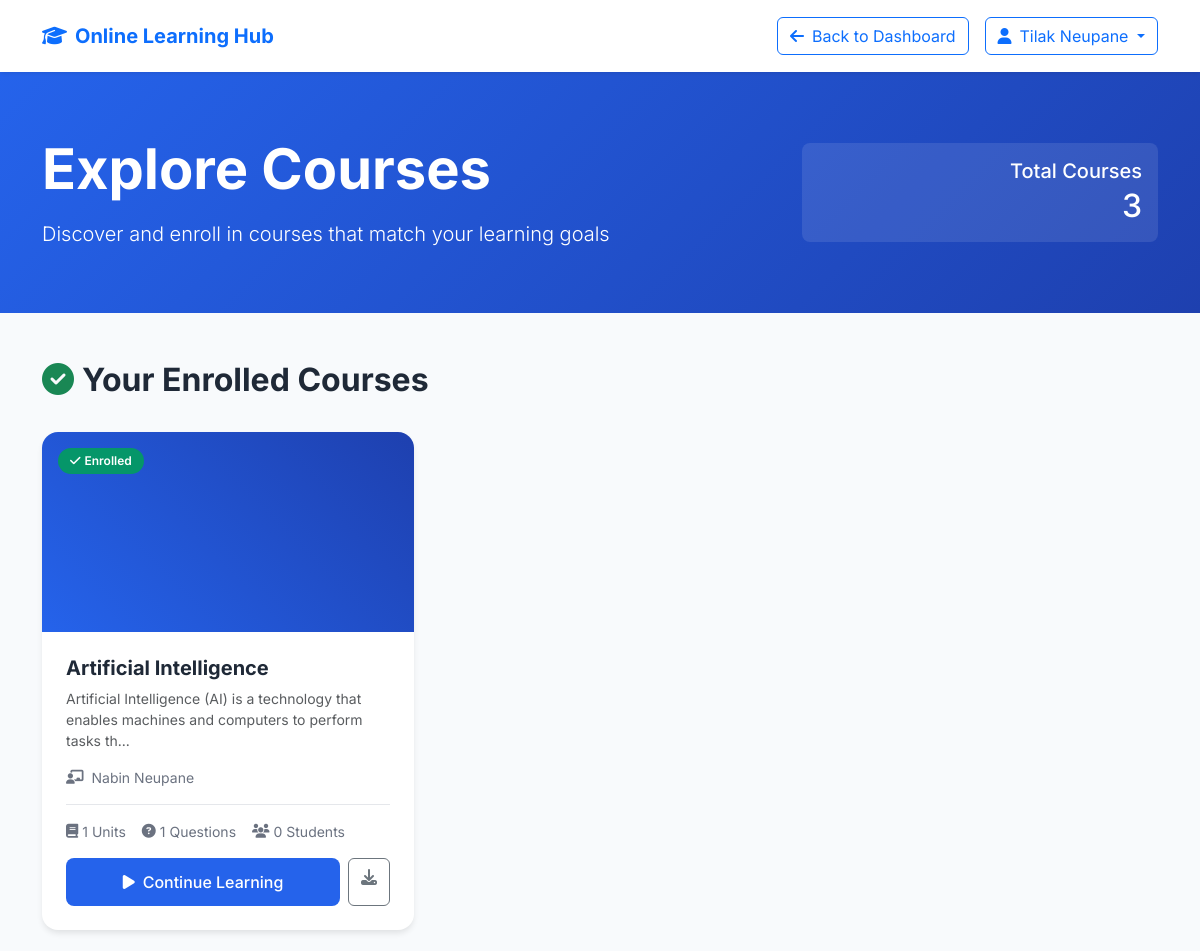
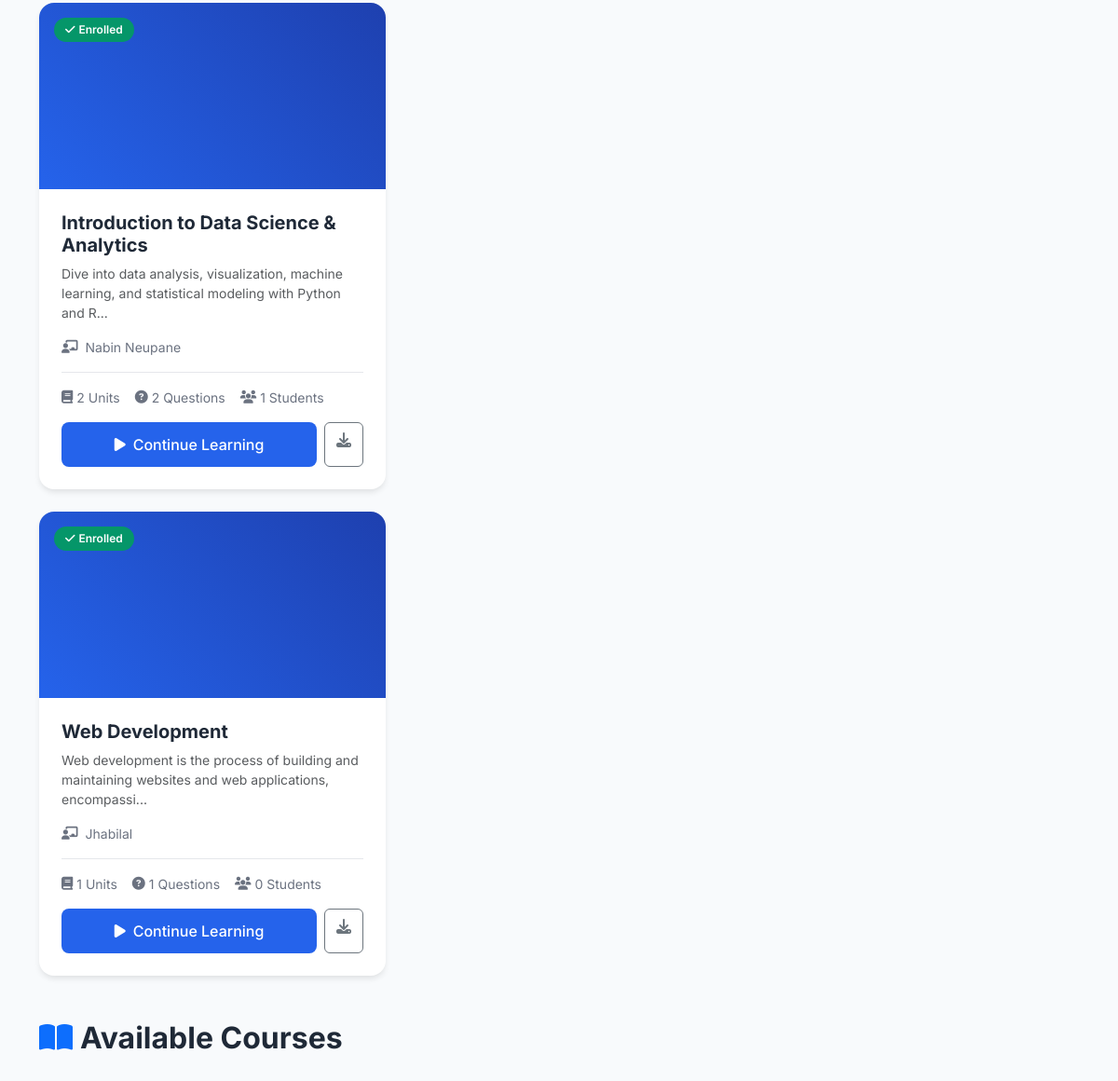
The page /Courses/courses.php (signed in) on the database its author committed (2 pictures, top to bottom).
### tables this page shows
CREATE TABLE `courses` (
  `course_id` int(11) NOT NULL,
  `instructor_id` int(11) NOT NULL,
  `category_id` int(11) DEFAULT NULL,
  `title` varchar(200) NOT NULL,
  `description` text DEFAULT NULL,
  `short_description` varchar(500) DEFAULT NULL,
  `thumbnail` varchar(255) DEFAULT NULL,
  `price` decimal(10,2) DEFAULT 0.00,
  `duration_hours` int(11) DEFAULT NULL,
  `difficulty_level` enum('beginner','intermediate','advanced') DEFAULT 'beginner',
  `status` enum('draft','published','archived') DEFAULT 'draft',
  `featured` tinyint(1) DEFAULT 0,
  `created_at` timestamp NOT NULL DEFAULT current_timestamp(),
  `updated_at` timestamp NOT NULL DEFAULT current_timestamp() ON UPDATE current_timestamp()
);

CREATE TABLE `instructor` (
  `instructor_id` int(11) NOT NULL,
  `name` varchar(100) NOT NULL,
  `email` varchar(150) NOT NULL,
  `password` varchar(255) NOT NULL,
  `phone` varchar(20) DEFAULT NULL,
  `bio` text DEFAULT NULL,
  `expertise` varchar(255) DEFAULT NULL,
  `profile_image` varchar(255) DEFAULT NULL,
  `status` enum('active','inactive','suspended') DEFAULT 'active',
  `created_at` timestamp NOT NULL DEFAULT current_timestamp(),
  `updated_at` timestamp NOT NULL DEFAULT current_timestamp() ON UPDATE current_timestamp()
);

### Courses/courses.php (the view, shortened to what this page needs)
<?php
$db = getDB();
$student_id = $_SESSION['user_id'];
$student_name = $_SESSION['name'];
$enrolled_courses = [];
try {
    $stmt = $db->prepare("SELECT course_id FROM enrollments WHERE student_id = ?");
    if ($stmt) {
        $stmt->bind_param("i", $student_id);
        $stmt->execute();
        $result = $stmt->get_result();
        while ($row = $result->fetch_assoc()) {
            $enrolled_courses[] = $row['course_id'];
        }
    }
} catch (Exception $e) {
    $enrolled_courses = [];
}
try {
    $courses_query = "SELECT c.*,
                            i.name as instructor,
                            cat.name as category_name,
                            cat.color as category_color,
                            COUNT(DISTINCT cu.unit_id) as unit_count,
                            COUNT(DISTINCT uq.question_id) as question_count,
                            COUNT(DISTINCT e.student_id) as enrolled_count
                     FROM courses c
                     LEFT JOIN instructor i ON c.instructor_id = i.instructor_id
                     LEFT JOIN categories cat ON c.category_id = cat.category_id
                     LEFT JOIN course_units cu ON c.course_id = cu.course_id
                     LEFT JOIN unit_questions uq ON cu.unit_id = uq.unit_id AND uq.is_active = 1
                     LEFT JOIN enrollments e ON c.course_id = e.course_id AND e.status = 'active'
                     GROUP BY c.course_id
                     ORDER BY c.created_at DESC";
    $result = $db->query($courses_query);
    $courses = [];
    if ($result) {
        while ($row = $result->fetch_assoc()) {
            $row['unit_count'] = (int)($row['unit_count'] ?? 0);
            $row['question_count'] = (int)($row['question_count'] ?? 0);
            $row['enrolled_count'] = (int)($row['enrolled_count'] ?? 0);
            $courses[] = $row;
        }
    }
} catch (Exception $e) {
    $courses = [];
}
?>
<!DOCTYPE html>
<html lang="en">
<head>
  <link href="https://cdn.jsdelivr.net/npm/bootstrap@5.3.3/dist/css/bootstrap.min.css" rel="stylesheet">
  <link rel="stylesheet" href="https://cdnjs.cloudflare.com/ajax/libs/font-awesome/6.5.0/css/all.min.css">
</head>
<body>
  <nav class="navbar navbar-expand-lg navbar-custom">
    <div class="container">
      <a class="navbar-brand fw-bold text-primary" href="../index.php">
        <i class="fas fa-graduation-cap me-2"></i>Online Learning Hub
      </a>
      <div class="d-flex align-items-center">
        <a href="../Student/student_dashboard.php" class="btn btn-outline-primary me-3">
          <i class="fas fa-arrow-left me-2"></i>Back to Dashboard
        </a>
        <div class="dropdown">
          <button class="btn btn-outline-primary dropdown-toggle" type="button" data-bs-toggle="dropdown">
            <i class="fas fa-user me-2"></i><?php echo htmlspecialchars($student_name); ?>
          </button>
        </div>
      </div>
    </div>
  </nav>
  <section class="hero-section">
    <div class="container">
      <div class="row align-items-center">
        <div class="col-md-8">
          <h1 class="display-4 fw-bold mb-3">Explore Courses</h1>
          <p class="lead mb-0">Discover and enroll in courses that match your learning goals</p>
        </div>
        <div class="col-md-4 text-md-end">
          <div class="bg-white bg-opacity-10 rounded-3 p-3">
            <h5 class="mb-1">Total Courses</h5>
            <h2 class="mb-0"><?php echo count($courses); ?></h2>
          </div>
        </div>
      </div>
    </div>
  </section>
  <div class="container">
    <section class="mb-5">
      <h2 class="section-title">
        <i class="fas fa-check-circle text-success me-2"></i>Your Enrolled Courses
      </h2>
      <?php
      foreach ($courses as $course):
        if (in_array($course['course_id'], $enrolled_courses)):
      ?>
        <div class="col-lg-4 col-md-6 mb-4">
          <div class="course-card">
            <div class="course-thumbnail">
              <div class="enrolled-badge">
                <i class="fas fa-check me-1"></i>Enrolled
              </div>
            </div>
            <div class="card-body p-4">
              <h5 class="card-title fw-bold mb-2"><?php echo htmlspecialchars($course['title']); ?></h5>
              <p class="card-text text-muted small mb-3"><?php echo substr(htmlspecialchars($course['description'] ?? ''), 0, 100) . (strlen($course['description'] ?? '') > 100 ? '...' : ''); ?></p>
              <div class="instructor-info mb-3">
                <i class="fas fa-chalkboard-teacher"></i>
                <span><?php echo htmlspecialchars($course['instructor'] ?? 'Unknown Instructor'); ?></span>
              </div>
              <div class="course-stats">
                <div class="stat-item">
                  <i class="fas fa-book"></i>
                  <span><?php echo $course['unit_count']; ?> Units</span>
                </div>
                <div class="stat-item">
                  <i class="fas fa-question-circle"></i>
                  <span><?php echo $course['question_count']; ?> Questions</span>
                </div>
                <div class="stat-item">
                  <i class="fas fa-users"></i>
                  <span><?php echo $course['enrolled_count']; ?> Students</span>
                </div>
              </div>
              <div class="d-flex gap-2 mt-3">
                <a href="course_view.php?course_id=<?php echo $course['course_id']; ?>" class="btn btn-primary flex-fill">
                  <i class="fas fa-play me-2"></i>Continue Learning
                </a>
                <a href="../Student/download_materials.php?course_id=<?php echo $course['course_id']; ?>" class="btn btn-outline-secondary">
                  <i class="fas fa-download"></i>
                </a>
              </div>
            </div>
          </div>
        </div>
      <?php endif; endforeach; ?>
    </section>
    <section>
      <h2 class="section-title">
        <i class="fas fa-book-open text-primary me-2"></i>Available Courses
      </h2>
    </section>
  </div>
</body>
</html>

### Courses/courses.php (style rules this page uses)
:root { --primary-color: #2563eb; --secondary-color: #1e40af; --success-color: #059669; --warning-color: #d97706; --danger-color: #dc2626; --dark-color: #1f2937; --light-color: #f8fafc; --text-primary: #1f2937; --text-secondary: #6b7280; --border-color: #e5e7eb; }
body { font-family: 'Inter', -apple-system, BlinkMacSystemFont, sans-serif; background-color: var(--light-color); color: var(--text-primary); }
.navbar-custom { background: white; box-shadow: 0 2px 4px -1px rgba(0, 0, 0, 0.1); padding: 1rem 0; }
.hero-section { background: linear-gradient(135deg, var(--primary-color) 0%, var(--secondary-color) 100%); color: white; padding: 4rem 0; margin-bottom: 3rem; }
.course-card { background: white; border-radius: 16px; box-shadow: 0 4px 6px -1px rgba(0, 0, 0, 0.1); border: none; transition: all 0.3s ease; overflow: hidden; height: 100%; }
.course-thumbnail { height: 200px; background: linear-gradient(45deg, var(--primary-color), var(--secondary-color)); position: relative; overflow: hidden; }
.btn-primary { background: var(--primary-color); border: none; border-radius: 8px; padding: 12px 24px; font-weight: 500; transition: all 0.3s ease; }
.section-title { font-size: 2rem; font-weight: 700; margin-bottom: 2rem; color: var(--text-primary); }
.instructor-info { display: flex; align-items: center; gap: 0.5rem; color: var(--text-secondary); font-size: 0.875rem; }
.course-stats { display: flex; gap: 1rem; margin-top: 1rem; padding-top: 1rem; border-top: 1px solid var(--border-color); }
.stat-item { display: flex; align-items: center; gap: 0.25rem; font-size: 0.875rem; color: var(--text-secondary); }
.enrolled-badge { position: absolute; top: 1rem; left: 1rem; background: var(--success-color); color: white; padding: 0.25rem 0.75rem; border-radius: 20px; font-size: 0.75rem; font-weight: 600; }

### rows shown on the page
courses: title "Artificial Intelligence", description "Artificial Intelligence (AI) is a technology that enables machines and computers to perform tasks th", instructor.name "Nabin Neupane", unit_count "1", question_count "1", enrolled_count "0"
courses: title "Introduction to Data Science & Analytics", description "Dive into data analysis, visualization, machine learning, and statistical modeling with Python and R", instructor.name "Nabin Neupane", unit_count "2", question_count "2", enrolled_count "1"
courses: title "Web Development", description "Web development is the process of building and maintaining websites and web applications, encompassi", instructor.name "Jhabilal", unit_count "1", question_count "1", enrolled_count "0"

### other values the page prints
$student_name "Tilak Neupane"
count($courses) "3"
